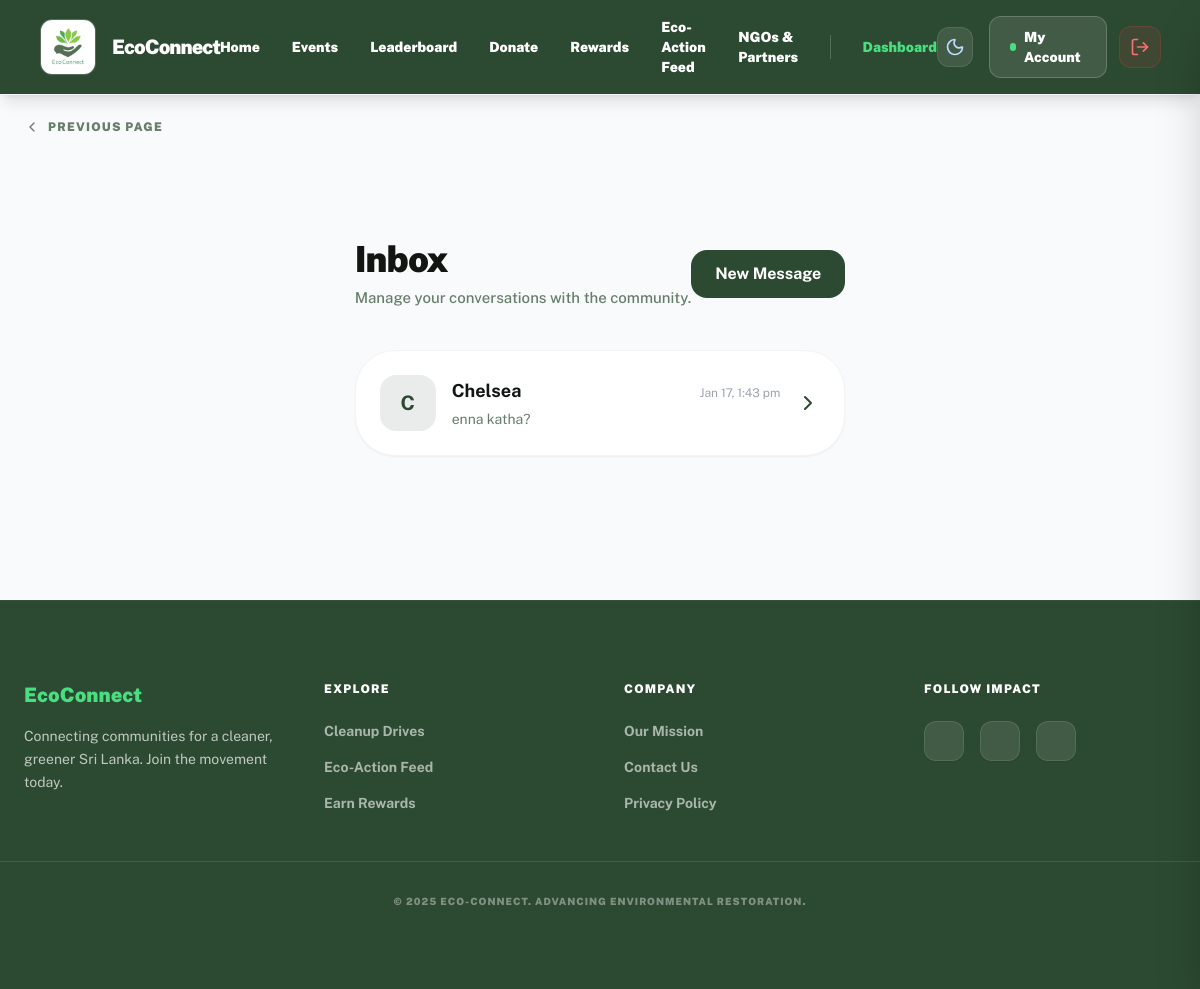
Screenshot of /index.php?route=messages (signed in) with the database file from the repository.
### tables this page shows
CREATE TABLE `users` (
  `id` int(11) NOT NULL,
  `name` varchar(100) NOT NULL,
  `email` varchar(150) NOT NULL,
  `password` varchar(255) NOT NULL,
  `role` enum('user','ngo','admin') NOT NULL DEFAULT 'user',
  `phone` varchar(20) DEFAULT NULL,
  `city` varchar(100) DEFAULT NULL,
  `is_active` tinyint(1) NOT NULL DEFAULT 1,
  `created_at` timestamp NOT NULL DEFAULT current_timestamp(),
  `updated_at` timestamp NOT NULL DEFAULT current_timestamp() ON UPDATE current_timestamp(),
  `admin` tinyint(1) NOT NULL DEFAULT 0,
  `points` int(11) DEFAULT 0,
  `lifetime_points` int(11) NOT NULL DEFAULT 0,
  `latitude` decimal(10,8) DEFAULT NULL,
  `longitude` decimal(11,8) DEFAULT NULL,
  `last_active_at` datetime DEFAULT current_timestamp(),
  `last_reengagement_email_at` datetime DEFAULT NULL
);

### app/controllers/MessageController.php (called while the page is built, shortened)
<?php
require_once __DIR__ . '/../helpers.php';
function message_inbox(PDO $pdo) {
    $user_id = (int)$_SESSION['user_id'];
    $stmt = $pdo->prepare("
        SELECT DISTINCT u.id, u.name, u.role,
        (SELECT m.message FROM messages m
         WHERE (m.sender_id = u.id AND m.receiver_id = ?)
            OR (m.sender_id = ? AND m.receiver_id = u.id)
         ORDER BY m.created_at DESC LIMIT 1) as last_msg,
        (SELECT m.created_at FROM messages m
         WHERE (m.sender_id = u.id AND m.receiver_id = ?)
            OR (m.sender_id = ? AND m.receiver_id = u.id)
         ORDER BY m.created_at DESC LIMIT 1) as last_date
        FROM users u
        INNER JOIN messages m ON (m.sender_id = u.id OR m.receiver_id = u.id)
        WHERE (m.sender_id = ? OR m.receiver_id = ?) AND u.id != ?
        ORDER BY last_date DESC
    ");
    $stmt->execute([$user_id, $user_id, $user_id, $user_id, $user_id, $user_id, $user_id]);
    $conversations = $stmt->fetchAll();
    include __DIR__ . '/../views/layouts/header.php';
    include __DIR__ . '/../views/messages/inbox.php';
    include __DIR__ . '/../views/layouts/footer.php';
}

### app/helpers.php (called while the page is built, shortened)
<?php
function h($str) {
    return htmlspecialchars($str ?? '', ENT_QUOTES, 'UTF-8');
}

### app/views/messages/inbox.php (the view, shortened to what this page needs)
<div class="max-w-4xl mx-auto px-4 py-12">
    <div class="mb-10 flex justify-between items-center">
        <div>
            <h1 class="text-[#121613] dark:text-white text-4xl font-black tracking-tight mb-2">Inbox</h1>
            <p class="text-[15px] text-[#677e6b] dark:text-gray-400 font-medium">Manage your conversations with the community.</p>
        </div>
        <?php if ($_SESSION['role'] === 'user'): ?>
            <a href="index.php?route=contact_ngo" class="bg-primary text-white px-6 py-3 rounded-2xl font-bold hover:shadow-lg transition-all">New Message</a>
        <?php elseif ($_SESSION['role'] === 'ngo'): ?>
            <a href="index.php?route=contact_admin" class="bg-primary text-white px-6 py-3 rounded-2xl font-bold hover:shadow-lg transition-all">Contact Admin</a>
        <?php endif; ?>
    </div>
    <div class="bg-white dark:bg-darkSurface rounded-[40px] shadow-sm border border-gray-100 dark:border-white/5 overflow-hidden">
        <?php if (empty($conversations)): ?>
            <div class="p-20 text-center">
                <div class="text-6xl mb-6 flex justify-center text-gray-200">
                    <i data-lucide="message-square" class="w-16 h-16"></i>
                </div>
                <h3 class="text-xl font-bold text-[#121613] dark:text-white mb-2">No messages yet</h3>
                <p class="text-[#677e6b] dark:text-gray-400">When you start a conversation, it will appear here.</p>
            </div>
        <?php else: ?>
            <div class="divide-y divide-gray-100 dark:divide-white/5">
                <?php foreach ($conversations as $conv): ?>
                    <a href="index.php?route=message_chat&with=<?= $conv['id'] ?>" class="block p-6 hover:bg-gray-50 dark:hover:bg-white/5 transition-colors">
                        <div class="flex items-center gap-4">
                            <div class="w-14 h-14 rounded-2xl bg-primary/10 flex items-center justify-center text-xl font-bold text-primary">
                                <?= strtoupper(substr($conv['name'], 0, 1)) ?>
                            </div>
                            <div class="flex-1 min-w-0">
                                <div class="flex justify-between items-baseline mb-1">
                                    <h4 class="text-lg font-bold text-[#121613] dark:text-white truncate"><?= h($conv['name']) ?></h4>
                                    <span class="text-xs text-gray-400"><?= date('M j, g:i a', strtotime($conv['last_date'])) ?></span>
                                </div>
                                <p class="text-sm text-[#677e6b] dark:text-gray-400 truncate"><?= h($conv['last_msg']) ?></p>
                            </div>
                            <div class="text-primary">
                                <i data-lucide="chevron-right" class="w-6 h-6"></i>
                            </div>
                        </div>
                    </a>
                <?php endforeach; ?>
            </div>
        <?php endif; ?>
    </div>
</div>

### rows the page displays
users: name "C", name "Chelsea", last_date "Jan 17, 1:43 pm", last_msg "enna katha?"
